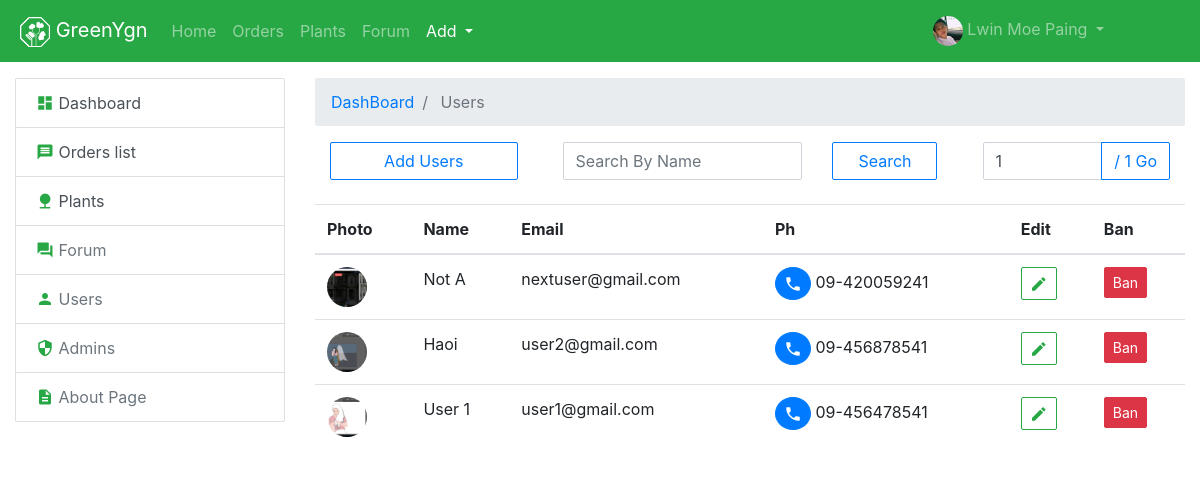
The page /gyadmin/superadmin/users/index.php (signed in) on the database its author committed.
### tables this page shows
CREATE TABLE `users` (
  `id` int(11) UNSIGNED NOT NULL,
  `name` varchar(80) NOT NULL,
  `email` varchar(150) NOT NULL,
  `image` varchar(200) NOT NULL DEFAULT '/assets/images/logo/greenygn_animate.svg',
  `password` varchar(200) NOT NULL,
  `ph` varchar(20) DEFAULT NULL,
  `address` tinytext,
  `bio` varchar(150) DEFAULT NULL,
  `deleted_at` datetime DEFAULT NULL,
  `created_at` datetime DEFAULT NULL,
  `modified_at` datetime DEFAULT NULL
);

### gyadmin/superadmin/users/functions/index/getdata.php (called while the page is built)
<?php
if (isset($_GET['page']) && is_numeric($_GET['page'])) {
    $page = $_GET['page'];
} else {
    $page = 1;
}
$no_of_records_per_page = 10;
$offset = ($page-1) * $no_of_records_per_page;
$total_pages_sql = "SELECT COUNT(*) FROM `forum`";
$result = mysqli_query($conn,$total_pages_sql);
$total_rows = mysqli_fetch_array($result)[0];
$total_pages = ceil($total_rows / $no_of_records_per_page);
$sql = "SELECT * FROM `users`";
$sql .= " ORDER BY `users`.`id` DESC LIMIT $offset, $no_of_records_per_page ";
if($res = mysqli_query($conn, $sql)) {
    $result = array();
    while($row = mysqli_fetch_assoc($res)) {
       $result[] = $row;
    }
}

### gyadmin/superadmin/users/index.php (the view, shortened to what this page needs)
<?php
    require __DIR__. "/functions/index/getdata.php";
    require __DIR__ . "/../view/begin_header.php";
    require __DIR__ . "/../view/finish_header.php";
    require __DIR__ . "/../view/nav/navbar.php";
?>
    <div class="container-fluid mt-3">
        <div class="row">
            <div class="col-md-3">
                <?php
                    require __DIR__ . "/../view/left_url_list/left_url_list.php";
                ?>
            </div>
            <div class="col-md-9">
                <nav aria-label="breadcrumb">
                    <ol class="breadcrumb">
                        <li class="breadcrumb-item"><a href="/gyadmin/superadmin/">DashBoard</a></li>
                        <li class="breadcrumb-item active"> Users </li>
                    </ol>
                </nav>
                <div class="container-fluid">
                    <div class="row">
                        <div class="col-md-3 mb-2">
                            <a href="add_user.php" class="btn btn-outline-primary  btn-block" role="button">
                                <i class="icon ion-md-add"></i> Add Users
                            </a>
                        </div>
                        <div class="col-md-6 mb-2">
                                <div class="container-fluid">
                                    <form method="GET" action="search.php">
                                        <div class="row">
                                            <div class="col-md-8">
                                                <div class="form-group">
                                                    <input name="name" class="form-control" type="text" placeholder="Search By Name">
                                                </div>
                                            </div>
                                            <div class="col-md-4">
                                                <button href="add_admin.php" class="btn btn-outline-primary  btn-block" role="button">
                                                    <i class="icon ion-md-add"></i> Search
                                                </button>
                                            </div>
                                        </div>
                                    </form>
                                </div>
                        </div>
                        <div class="col-md-3">
                            <form action="" method="get">
                                <div class="input-group mb-3">
                                        <input
                                         name="page"
                                         required type="number"
                                         class="form-control"
                                         min=1
                                         max="<?= (isset($total_pages)) ? $total_pages : '' ?>"
                                         value="<?= (isset($page)) ? $page : '' ?>"
                                        >
                                        <div class="input-group-append">
                                            <button class="btn btn-outline-primary" type="submit" id="button-addon2">
                                                / <?= (isset($total_pages)) ? $total_pages : '' ?> Go
                                            </button>
                                        </div>
                                </div>
                            </form>
                        </div>
                    </div>
                </div>
                 <div class="table-responsive">
                    <table class="table">
                            <thead>
                                <tr>
                                    <th scope="col">Photo</th>
                                    <th scope="col">Name</th>
                                    <th scope="col">Email</th>
                                    <th scope="col">Ph</th>
                                    <th class="" scope="col">Edit</th>
                                    <th class="" scope="col">Ban</th>
                                </tr>
                            </thead>
                            <tbody class="mm_font" id="table_row">
                            <?php
                                foreach($result as $k => $v) {
                            ?>
                                <tr class="<?= $v['deleted_at'] ? 'table-danger' : '' ?>">
                                    <td >
                                        <div class="AdminUserListTable" style="background-image: url('<?= $v['image'] ?>')">  </div>
                                    </td>
                                    <td > <?= $v['name'] ?> </td>
                                    <td > <?= $v['email'] ?> </td>
                                    <td >
                                        <?php
                                            if(strlen($v['ph']) > 0) {
                                        ?>
                                            <a  class="btn btn-primary btn-sm rounded-circle" href="tel:<?= $v['ph'] ?>">
                                                <i class="material-icons md-18"> phone </i>
                                            </a>
                                            <?= $v['ph'] ?>
                                        <?php
                                            } else {
                                        ?>
                                            <a  class="btn btn-outline-danger btn-sm rounded-circle" href="#!">
                                                <i class="material-icons md-18"> phone </i>
                                            </a>
                                        <?php
                                            }
                                        ?>
                                    </td>
                                    <td >
                                            <a class="btn btn-outline-success btn-sm " href="edit.php?id=<?= $v['id'] ?>" role="button">
                                                <i class="material-icons md-18"> create </i>
                                            </a>
                                    </td>
                                    <td >
                                            <a class="btn btn-danger btn-sm" href="functions/index/ban.php?id=<?= $v['id'] ?>&page=<?= $page ?>" role="button">
                                                Ban
                                            </a>
                                    </td>
                                </tr>
                            <?php
                                }
                            ?>
                            </tbody>
                    </table>
                </div>
            </div>
        </div>
    </div>
<?php
    require __DIR__ . "/../view/finish_footer.php";
?>

### assets/css/greenygn.css (style rules this page uses)
body { min-height: 100vh; padding-bottom: 50px; position: relative; }
.AdminUserListTable { background-size: cover; background-position: center center; background-repeat: no-repeat; width: 40px; height: 40px; border-radius: 40px; }
.btn , .form-control, .breadcrumb, .card, .list-group-item:first-child, .list-group-item:last-child { border-radius: 2px; }

### rows shown on the page
users: image (picture), name "Not A", email "nextuser@gmail.com", ph "09-420059241"
users: image (picture), name "Haoi", email "user2@gmail.com", ph "09-456878541"
users: image (picture), name "User 1", email "user1@gmail.com", ph "09-456478541"

### other values the page prints
$_SESSION['admin']['name'] "Lwin Moe Paing"
$total_pages "1"
